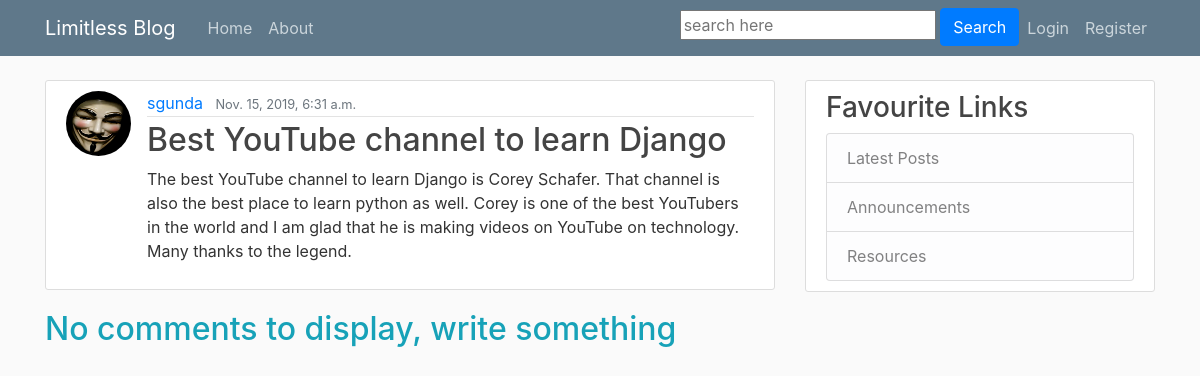
Page /post/11/ on the earlier database version.
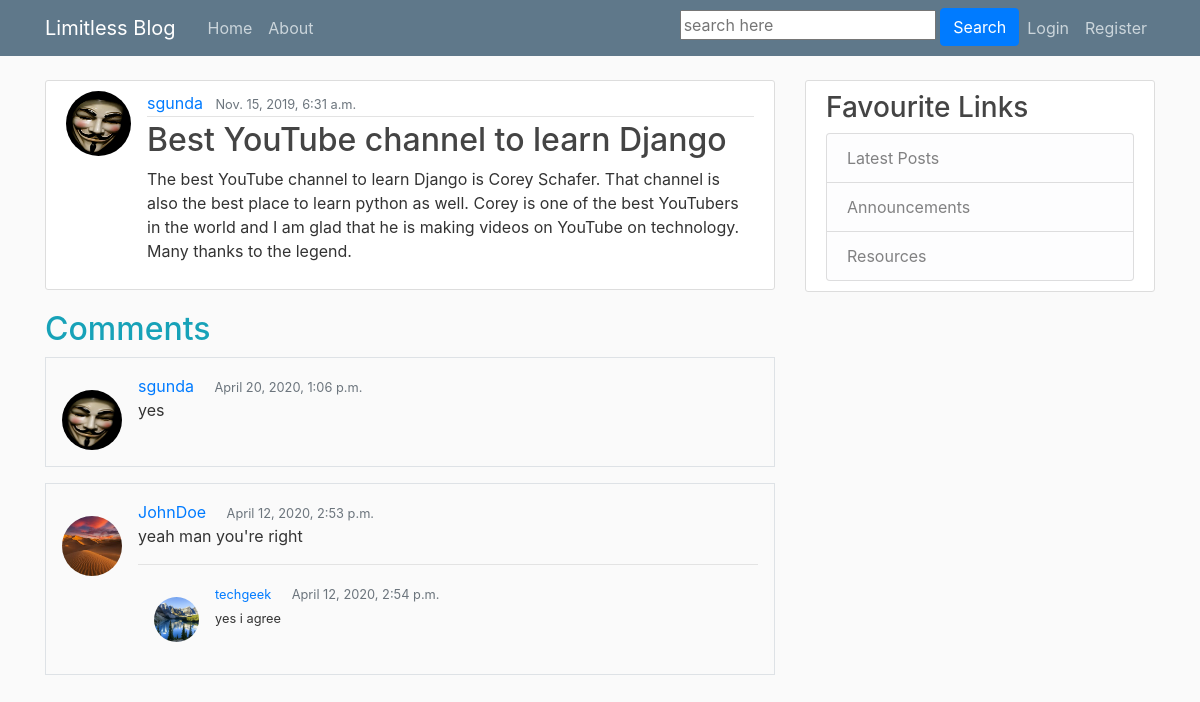
Same page on the later database version.
### blog/models.py (models this page shows, shortened)
class Post(models.Model):
    title = models.CharField(max_length=100)
    content = models.TextField()
    date_posted = models.DateTimeField(default=timezone.now)
    author = models.ForeignKey(User, on_delete=models.CASCADE)
    likes = models.IntegerField(default=0)

class Comment(models.Model):
    comment_text = models.TextField()
    date_posted = models.DateTimeField(default=timezone.now)
    post = models.ForeignKey(Post, related_name='comments', on_delete=models.CASCADE)
    author = models.ForeignKey(User, related_name='comments', on_delete=models.CASCADE)
    likes = models.IntegerField(default=0)

class ChildComment(models.Model):
    comment_text = models.TextField()
    date_posted = models.DateTimeField(default=timezone.now)
    parent_comment = models.ForeignKey(Comment, related_name='child_comments', on_delete=models.CASCADE)
    post = models.ForeignKey(Post, related_name='child_comments', on_delete=models.CASCADE)
    author = models.ForeignKey(User, related_name='child_comments', on_delete=models.CASCADE)
    likes = models.IntegerField(default=0)

### users/models.py (models this page shows, shortened)
class Profile(models.Model):
    user = models.OneToOneField(User, on_delete=models.CASCADE)
    image = models.ImageField(default='default.jpg', upload_to='profile_pics')
    liked_comments = models.TextField(default='[]')
    liked_child_comments = models.TextField(default='[]')
    liked_posts = models.TextField(default='[]')

### blog/views.py (the view, shortened to what this page needs)
# urls.py: path('post/<int:pk>/', PostDetailView.as_view(), name='post-detail'),
class PostDetailView(DetailView):
    model = Post
    def get_context_data(self, **kwargs):
        context = super().get_context_data(**kwargs)
        if self.request.GET.get('cpk'):
            context['cpk'] = int(self.request.GET.get('cpk'))
        if self.request.GET.get('ccpk'):
            context['ccpk'] = int(self.request.GET.get('ccpk'))
        return context

### blog/templates/blog/post_detail.html (shortened to what this page needs)
{% extends "blog/base.html" %}
{% load crispy_forms_tags %}
{% block content %}
  <article class="media content-section">
    <img class="rounded-circle article-img" src="{{ object.author.profile.image.url }}">
    <div class="media-body">
      <div class="article-metadata">
        <a class="mr-2" href="{% url 'user-posts' object.author.username %}">{{ object.author }}</a>
        <small class="text-muted">{{ object.date_posted }}</small>
      </div>
      <h2 class="article-title">{{ object.title }}</h2>
      <p class="article-content">{{ object.content }}</p>
    </div>
  </article>
  {% if object.comments.all %}
    <h2 class="text-info">Comments</h2>
  {% else %}
    <h2 class="text-info">No comments to display, write something</h2>
  {% endif %}
  {% for comment in object.comments.all|dictsortreversed:"date_posted" %}
    <div class="media border p-3 mb-3">
      <img src="{{ comment.author.profile.image.url }}" class="mr-3 mt-3 rounded-circle" style="width:60px;height:60px;">
      <div class="media-body">
        <div class="row">
          <div class="col-sm-10">
            <a href="{% url 'user-posts' comment.author.username %}">{{ comment.author }}</a>
            <small class="text-muted ml-3">{{ comment.date_posted }}</small>
          </div>
          <div class="col-sm-2">
          </div>
        </div>
        <p>{{ comment.comment_text }}</p>
        {% for child_comment in comment.child_comments.all|dictsort:"date_posted" %}
          <div class="media p-3" style="padding-bottom: 1px;border-top: 1px solid #e3e3e3">
            <img src="{{ child_comment.author.profile.image.url }}" class="mr-3 mt-3 rounded-circle" style="width:45px;height:45px;">
            <div class="media-body">
              <div class="row">
                <div class="col-sm-8">
                  <a href="{% url 'user-posts' child_comment.author.username %}"><small>{{ child_comment.author }}</small></a>
                  <small class="text-muted ml-3">{{ child_comment.date_posted }}</small>
                </div>
                <div class="col-sm-4">
                </div>
              </div>
              <small>{{ child_comment.comment_text }}</small>
            </div>
          </div>
        {% endfor %}
      </div>
    </div>
  {% endfor %}
{% endblock content %}

### blog/templates/blog/base.html (shortened to what this page needs)
{% load static %}
<!DOCTYPE html>
<html lang="en">
<head>
    <link rel="stylesheet" href="https://maxcdn.bootstrapcdn.com/bootstrap/4.0.0/css/bootstrap.min.css">
    <link rel="stylesheet" type="text/css" href="{% static 'blog/main.css' %}">
</head>
<body>
    <header class="site-header">
        <nav class="navbar navbar-expand-md navbar-dark bg-steel fixed-top">
            <div class="container">
                <a class="navbar-brand mr-4" href="{% url 'blog-home' %}">Limitless Blog</a>
                <div class="collapse navbar-collapse" id="navbarToggle">
                    <div class="navbar-nav mr-auto">
                        <a class="nav-item nav-link" href="{% url 'blog-home' %}">Home</a>
                        <a class="nav-item nav-link" href="{% url 'blog-about' %}">About</a>
                    </div>
                    <div class="navbar-nav">
                        <form method="get" action="{% url 'blog-search' %}">
                            <input name="search" value="" placeholder="search here" required>
                            <button class="btn btn-primary">Search</button>
                        </form>
                        {% if user.is_authenticated %}
                            <a class="nav-item nav-link" href="{% url 'user-posts' username=user.username %}">My Posts</a>
                            <a class="nav-item nav-link" href="{% url 'post-create' %}">New Post</a>
                            <a class="nav-item nav-link" href="{% url 'profile' %}">Profile</a>
                            <li class="nav-item dropdown">
                                <a id="notification" class="nav-link dropdown-toggle" data-toggle="dropdown">
                                  Notifications<sup id="notification_count">{{ user.notification_set.all|length }}</sup>
                                </a>
                                <div class="dropdown-menu dropdown-menu-right">
                                    {% for notification in user.notification_set.all|dictsortreversed:"date_posted" %}
                                        <div class="dropdown-item" id="notification_{{ notification.id }}">
                                            {% if notification.comment %}
                                                <a style="display: inline-block;" href="{% url 'post-detail' pk=notification.post.id %}?cpk={{notification.comment.pk}}">{{ notification.notification_text }} </a>
                                            {% else %}
                                                <a style="display: inline-block;" href="{% url 'post-detail' pk=notification.post.id %}?ccpk={{notification.child_comment.pk}}">{{ notification.notification_text }} </a>
                                            {% endif %}
                                            <button style="display: inline-block;" onclick="delete_notification('notification_{{ notification.id }}', '{% url 'notification-delete' pk=notification.id %}')">Mark as read</button>
                                        </div>
                                    {% endfor %}
                                </div>
                            </li>
                            <a class="nav-item nav-link" href="{% url 'logout' %}">LogOut</a>
                        {% else %}
                            <a class="nav-item nav-link" href="{% url 'login' %}">Login</a>
                            <a class="nav-item nav-link" href="{% url 'register' %}">Register</a>
                        {% endif %}
                    </div>
                </div>
            </div>
        </nav>
    </header>
    <main role="main" class="container">
      <div class="row">
        <div id="article-section" class="col-md-8">
            {% block content %}{% endblock %}
        </div>
        <div class="col-md-4">
          <div class="content-section">
            <h3>Favourite Links</h3>
              <ul class="list-group">
                <a href="{% url 'latest-posts' %}" class="list-group-item list-group-item-light">Latest Posts</a>
                <li class="list-group-item list-group-item-light">Announcements</li>
                <li class="list-group-item list-group-item-light">Resources</li>
              </ul>
          </div>
        </div>
      </div>
    </main>
</body>
</html>

### blog/static/blog/main.css (style rules this page uses)
body { background: #fafafa; color: #333333; margin-top: 5rem; }
h1, h2, h3, h4, h5, h6 { color: #444444; }
ul { margin: 0; }
.bg-steel { background-color: #5f788a; }
.site-header .navbar-nav .nav-link { color: #cbd5db; }
.content-section { background: #ffffff; padding: 10px 20px; border: 1px solid #dddddd; border-radius: 3px; margin-bottom: 20px; }
.article-title { color: #444444; }
.article-content { white-space: pre-line; }
.article-img { height: 65px; width: 65px; margin-right: 16px; }
.article-metadata { padding-bottom: 1px; margin-bottom: 4px; border-bottom: 1px solid #e3e3e3 }

Differences in the rows shown:
added Comment: author.profile.image (picture), author "sgunda", date_posted "April 20, 2020, 1:06 p.m.", comment_text "yes"
added Comment: author.profile.image (picture), author "JohnDoe", date_posted "April 12, 2020, 2:53 p.m.", comment_text "yeah man you're right"
added ChildComment: author.profile.image (picture), author "techgeek", date_posted "April 12, 2020, 2:54 p.m.", comment_text "yes i agree"
Other differences:
text no longer shown: "No comments to display, write something"
text now shown: "Comments"
